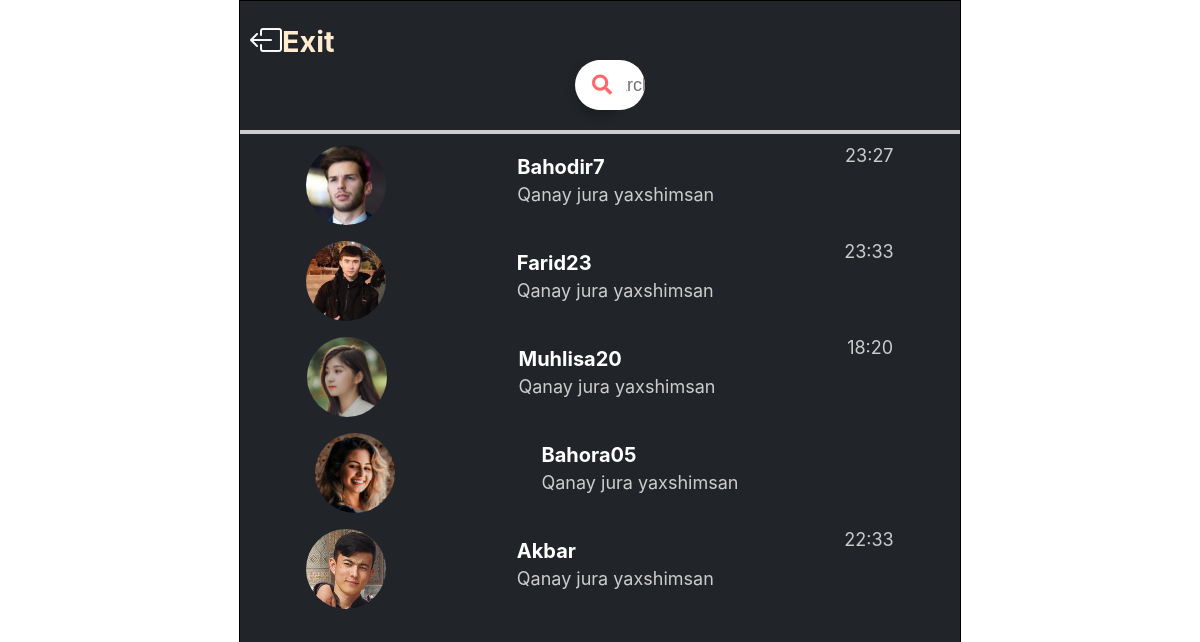
The page /friendchat/ (signed in) on the database its author committed.
### users/models.py (models this page shows, shortened)
class ChatModel(models.Model):
    my_chat=models.ForeignKey(CustomUser,on_delete=models.CASCADE,related_name='my_chat')
    friend_chat = models.ForeignKey(CustomUser, on_delete=models.CASCADE, related_name='friend_chat')
    chat=models.CharField(max_length=350)
    date=models.DateTimeField(auto_now_add=True)

class CustomUser(AbstractUser):
    image = models.ImageField(blank=True,null=True,upload_to='userimage/',default='userimage/userimage.jpg',)

### users/views.py (the view)
# urls.py: path('friendchat/',FriendChat.as_view(),name="friendchat",),#The test was written
class FriendChat(LoginRequiredMixin,View):
    def get(self,request):
        sh=request.user
        new1 = ChatModel.objects.filter(my_chat=sh).all()
        new2 = ChatModel.objects.filter(friend_chat=sh).all()
        cos = list(new1) + list(new2)
        for i in range(0,len(cos)):
            s = 0
            for j in range(i+1,len(cos)):
                if cos[i].friend_chat == cos[j-s].friend_chat and  cos[i].my_chat ==cos[j-s].my_chat:
                    cos.pop(j-s)
                    s+=1
        for i in range(0,len(cos)):
            s=0
            for j in range(i+1,len(cos)):
                if cos[i].my_chat == cos[j-s].friend_chat and  cos[i].friend_chat ==cos[j-s].my_chat :
                    cos.pop(j-s)
                    s+=1
        for i in cos:
            for j in cos:
                if i.date > j.date:
                    i.my_chat, j.my_chat = j.my_chat, i.my_chat
                    i.friend_chat, j.friend_chat = j.friend_chat, i.friend_chat
                    i.date, j.date = j.date, i.date
                    i.chat, j.chat = j.chat, i.chat
        return  render(request,'friendchat.html',{"users":cos})

### users/templates/friendchat.html (shortened to what this page needs)
{% load static %}
<!DOCTYPE html>
<html lang="en">
<head>
    <link rel="stylesheet" href="https://cdn.jsdelivr.net/npm/bootstrap-icons@1.8.1/font/bootstrap-icons.css">
    <link rel="stylesheet" href="https://cdnjs.cloudflare.com/ajax/libs/font-awesome/5.15.2/css/all.min.css"/>
    <link rel="stylesheet" href="{% static 'css/friendchat.css' %}">
    <link rel="stylesheet" href="{% static 'css/search.css' %}">
</head>
<body>
    <header>
        <div class="container">
            <div class="head-text">
                <h3><a href="{% url 'books:feed'%}" style="text-decoration: none; font-size: 1.8rem;color: blanchedalmond;z-index: 22;"><i class="bi bi-box-arrow-left" style="font-size: 2rem; color: white;"></i>Exit</a> </h3>
                <div class="box">
    <div class="search-box">
      <label for="check" class="icon">
        <i class="fas fa-search"></i>
      </label>
    </div>
  </div>
            </div>
            <div class="head-chats">
                <ul>
                    {% for i in users %}
                    {% if i.friend_chat != request.user %}
                    <a href="{% url "users:chat" i.friend_chat.id %}" style="text-decoration: none"> <li>
                        <div class="img">
                              <img src="{{ i.friend_chat.image.url }}" alt="">
                        </div>
                        <div class="text">
                         <h3>{{ i.friend_chat.username }}</h3>
                         <p>Qanay jura yaxshimsan</p>
                        </div>
                        <div class="date">
                            <p>{{ i.friend_chat.last_login | date:"H:i" }}</p>
                        </div>
                    </li></a>
                        {% endif %}
                    {% endfor %}
                </ul>
            </div>
        </div>
    </header>
</body>
</html>

### static/css/friendchat.css (style rules this page uses)
* { margin: 0; padding: 0; }
header { display: flex; justify-content: center; }
.head-text { border-bottom: 4px solid #ccc; padding: 20px 10px; }
.head-text h3 { font-size: 20px; font-family: -apple-system, BlinkMacSystemFont, 'Segoe UI', Roboto, Oxygen, Ubuntu, Cantarell, 'Open Sans', 'Helvetica Neue', sans-serif; color: #fff; }
.container { width: 60%; border: 1px solid black; background-color: #212529; transition: all 0.5s ease; }
.head-chats ul li img { width: 80px; height: 80px; object-fit: cover; border-radius: 50%; }
.head-chats { height: 84vh; overflow-y: scroll; }
.head-chats ul li { display: flex; justify-content: space-around; border: 1px solid #212529; cursor: pointer; margin: 10px 0px; transition: all 0.4s ease; }
.head-chats ul li .text h3 { font-size: 20px; font-family: -apple-system, BlinkMacSystemFont, 'Segoe UI', Roboto, Oxygen, Ubuntu, Cantarell, 'Open Sans', 'Helvetica Neue', sans-serif; color: #fff; padding-bottom: 5px; }
.head-chats ul li .text { padding-top: 10px; }
.head-chats ul li .text p { color: #ccc; font-size: 18px; font-family: -apple-system, BlinkMacSystemFont, 'Segoe UI', Roboto, Oxygen, Ubuntu, Cantarell, 'Open Sans', 'Helvetica Neue', sans-serif; }
.head-chats ul li .date p { color: #ccc; font-size: 18px; font-family: -apple-system, BlinkMacSystemFont, 'Segoe UI', Roboto, Oxygen, Ubuntu, Cantarell, 'Open Sans', 'Helvetica Neue', sans-serif; }

### static/css/search.css (style rules this page uses)
.box .search-box { position: relative; height: 50px; max-width: 50px; margin: auto; box-shadow: 0 5px 10px rgba(0, 0, 0, 0.25); border-radius: 25px; transition: all 0.3s ease; }
.search-box .icon { position: absolute; right: -2px; top: 0; width: 50px; background: #FFF; height: 100%; text-align: center; line-height: 50px; color: #FF676D; font-size: 20px; border-radius: 25px; }

### rows shown on the page
ChatModel: friend_chat.image (picture), friend_chat.username "Bahodir7", friend_chat.last_login "23:27"
ChatModel: friend_chat.image (picture), friend_chat.username "Farid23", friend_chat.last_login "23:33"
ChatModel: friend_chat.image (picture), friend_chat.username "Muhlisa20", friend_chat.last_login "18:20"
ChatModel: friend_chat.image (picture), friend_chat.username "Bahora05"
ChatModel: friend_chat.image (picture), friend_chat.username "Akbar", friend_chat.last_login "22:33"
